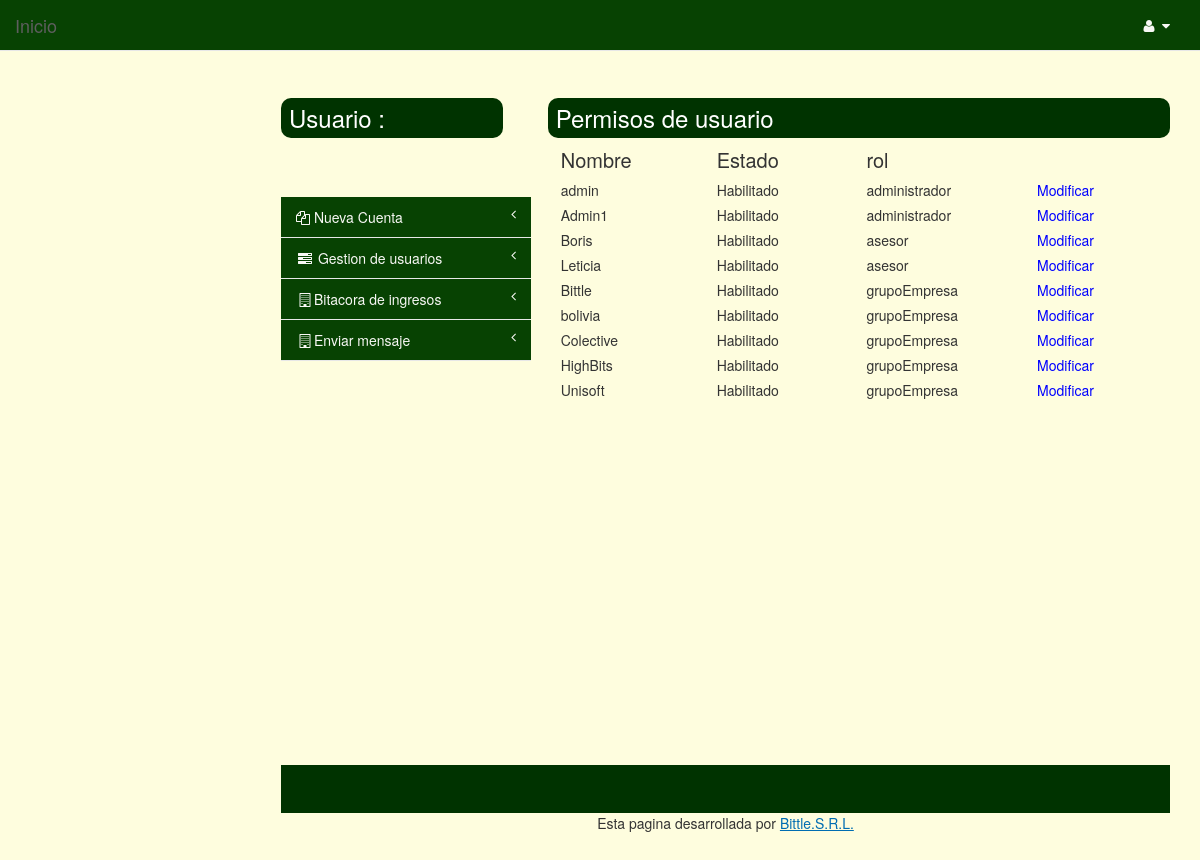
Page /Vista/asignar_permisos.php on the earlier database version.
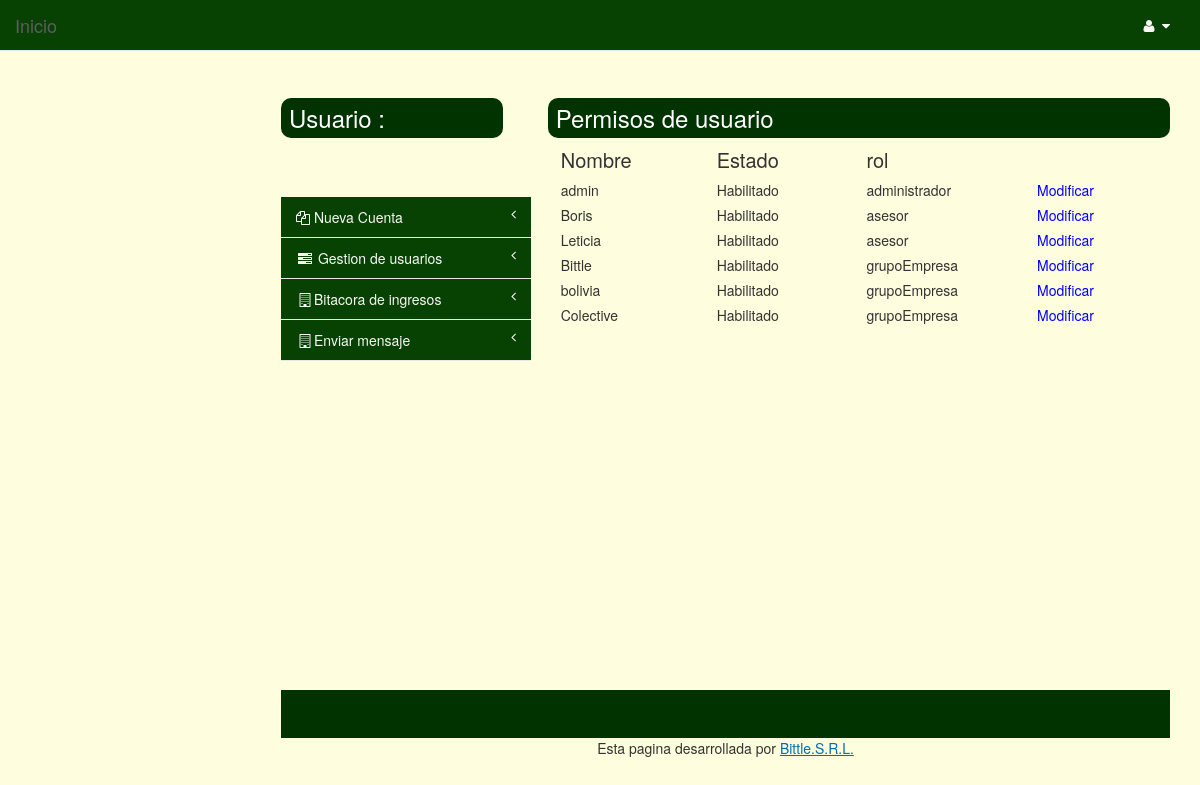
Same page on the later database version.
### tables this page shows
CREATE TABLE IF NOT EXISTS `usuario_rol` (
  `NOMBRE_U` varchar(50) NOT NULL,
  `ROL_R` varchar(50) NOT NULL,
  PRIMARY KEY (`NOMBRE_U`,`ROL_R`) USING BTREE,
  KEY `FK_ROL__USUARIO_ROL` (`ROL_R`) USING BTREE
);

CREATE TABLE IF NOT EXISTS `usuario` (
  `NOMBRE_U` varchar(50) NOT NULL,
  `ESTADO_E` varchar(50) NOT NULL,
  `PASSWORD_U` varchar(50) NOT NULL,
  `TELEFONO_U` varchar(8) NOT NULL,
  `CORREO_ELECTRONICO_U` varchar(50) NOT NULL,
  PRIMARY KEY (`NOMBRE_U`) USING BTREE,
  KEY `FK_ESTADO__USUARIO` (`ESTADO_E`) USING BTREE
);

### Vista/asignar_permisos.php (the view, shortened to what this page needs)
 <?php
    $UsuarioActivo = $_SESSION['usuario'];
 ?>
	<html>
<head>
    <link href="../Librerias/icheck/skins/square/green.css" rel="stylesheet">
    <link rel="stylesheet" href="../Librerias/css/bootstrap.min.css" rel="stylesheet">
    <link rel="stylesheet" type="text/css" href="../Librerias/lib/css/docs.css">
    <link rel="stylesheet" type="text/css" href="../Librerias/font-awesome/css/font-awesome.css">
    <link rel="stylesheet" type="text/css" href="../Librerias/lib/css/bootstrap-datetimepicker.css">
    <link rel="stylesheet" type="text/css" href="../Librerias/lib/css/bootstrap-multiselect.css">
    <link rel="stylesheet" type="text/css" href="../Librerias/lib/css/bootstrapValidator.css">
    <link href="../Librerias/css/plugins/timeline/timeline.css" rel="stylesheet">
    <link href="../Librerias/css/sb-admin.css" rel="stylesheet">
		<link href="css/style.css" rel="stylesheet" type="text/css" />
<link href="css/tabla-div.css" rel="stylesheet" type="text/css" />
</head>
<body>
    <div id="wrapper">
        <nav class="navbar navbar-default navbar-fixed-top" role="navigation" style="margin-bottom: 0">
            <div class="navbar-header">
                <a class="navbar-brand" href="principal.php">Inicio </a>
            </div>
            <ul class="nav navbar-top-links navbar-right">
                <li class="dropdown">
                    <a class="dropdown-toggle" data-toggle="dropdown" href="#">
                        <?php echo $UsuarioActivo.' '; ?><i class="fa fa-user fa-fw"></i>  <i class="fa fa-caret-down"></i>
                    </a>
                </li>
            </ul>
    </nav>
            </div>
        <div id="page-wrapper">
     			<div class="content">
				<div class="content_resize">
					<div class="mainbar">
                                            <div class="article"><br><br>
							<h2><span>Permisos de usuario</span></h2>
						</div>
                                   <div class="historia1">
							<div class="contenedor-fila2">
								<div class="contenedor-columna">
									<?php
										echo "Nombre";
									?>
								</div>
								<div class="contenedor-columna">
									<?php
										echo "Estado";
									?>
								</div>
								<div class="contenedor-columna">
									<?php
										echo "rol";
									?>
								</div>
                                                        </div>
							<?php
								$peticion = mysql_query("SELECT u.NOMBRE_U, u.ESTADO_E, r.ROL_R
FROM usuario u , usuario_rol r
WHERE  u.NOMBRE_U = r.NOMBRE_U ");
								while($fila = mysql_fetch_array($peticion))
								{
							?>
								<div class="contenedor-fila">
									   <div class="contenedor-columna">
										<?php
											echo $fila['NOMBRE_U'];
										?>
									</div>
									<div class="contenedor-columna">
										<?php
											echo $fila['ESTADO_E'];
										?>
									</div>
									<div class="contenedor-columna">
										<?php
											echo $fila['ROL_R'];
										?>
									</div>
                                                                    <div class="contenedor-columna">
										<?php
											echo "<a href ='modificar_permiso.php?id_us=".$fila['NOMBRE_U']."'><font color='blue'>Modificar</font></a>";
										?>
									</div>
								</div>
								<?php
								}
						?>
                                                      </div>
					</div>
			<div class="sidebar">
                            <br><br>
				<h2 class="star">Usuario :  <?php echo $_SESSION['usuario'] ?></h2>
            <div class="navbar-default navbar-static-side" role="navigation">
                <div class="sidebar-collapse">
                    <ul class="nav" id="side-menu">
                                <li>
                                    <a href="../Vista/registro_administrador.php"><i class="fa fa-bar-chart-o fa-files-o "></i> Nueva Cuenta<span class="fa arrow"></span></a>
                                </li>
                         <li>
                            <a href="#"><i class="fa fa-tasks fa-fw"></i> Gestion de usuarios<span class="fa arrow"></span></a>
                        </li>
                        <li>
                            <a href="#"><i class="fa fa-building-o fa-fw"></i>Bitacora de ingresos <span class="fa arrow"></span></a>
                        </li>
                         <li>
                            <a href="#"><i class="fa fa-building-o fa-fw"></i>Enviar mensaje <span class="fa arrow"></span></a>
                        </li>
                    </ul>
                </div>
            </div>
                        </div></div>
                        </div>
			<div class="clr"></div>	<br><br><br><br><br><br><br><br><br><br><br><br><br><br><br><br><br><br>
			<div class="footer">
			<div class="footer_resize">
				</div>
			</div>
		<div align=center>
			Esta pagina desarrollada por  <a class="registrar" href=''>Bittle.S.R.L.</a>
                </div>
        </div>
</body>
</html>

Differences in the rows shown:
removed usuario_rol: NOMBRE_U.NOMBRE_U "Admin1", NOMBRE_U.ESTADO_E "Habilitado", ROL_R "administrador"
removed usuario_rol: NOMBRE_U.NOMBRE_U "HighBits", NOMBRE_U.ESTADO_E "Habilitado", ROL_R "grupoEmpresa"
removed usuario_rol: NOMBRE_U.NOMBRE_U "Unisoft", NOMBRE_U.ESTADO_E "Habilitado", ROL_R "grupoEmpresa"
